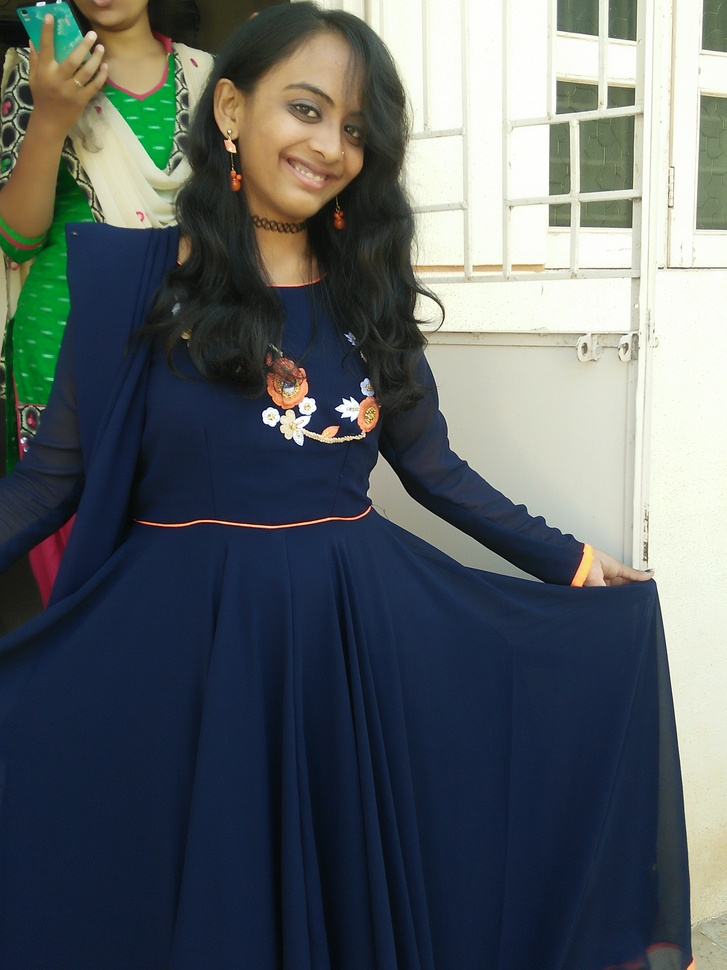
#> input picture FaceImg.jpg, 727 x 970 px, shrunk from 3120 x 4160 before the run, given in place of the camera
$ python 'Face Detaction via web cam.py'   (older library calls are emulated)
#> lines starting #> are read from the running program, lines starting #| are printed output that depends on the picture
import cv2
video = cv2.VideoCapture(0, cv2.CAP_DSHOW)

check,frame = video.read()
#> frame is the input picture: shape (970, 727, 3); mean B, G, R 99.8, 97.6, 90.4
print(check)
#| True
print(frame)
#> (printed output is left out)
first_frame = None
status_list = [None,None]
times = []
a=1
while True:
    a=a+1
    check,frame=video.read()
    print(frame)
#> (printed output is left out)
    gray = cv2.cvtColor(frame,cv2.COLOR_BGR2GRAY)
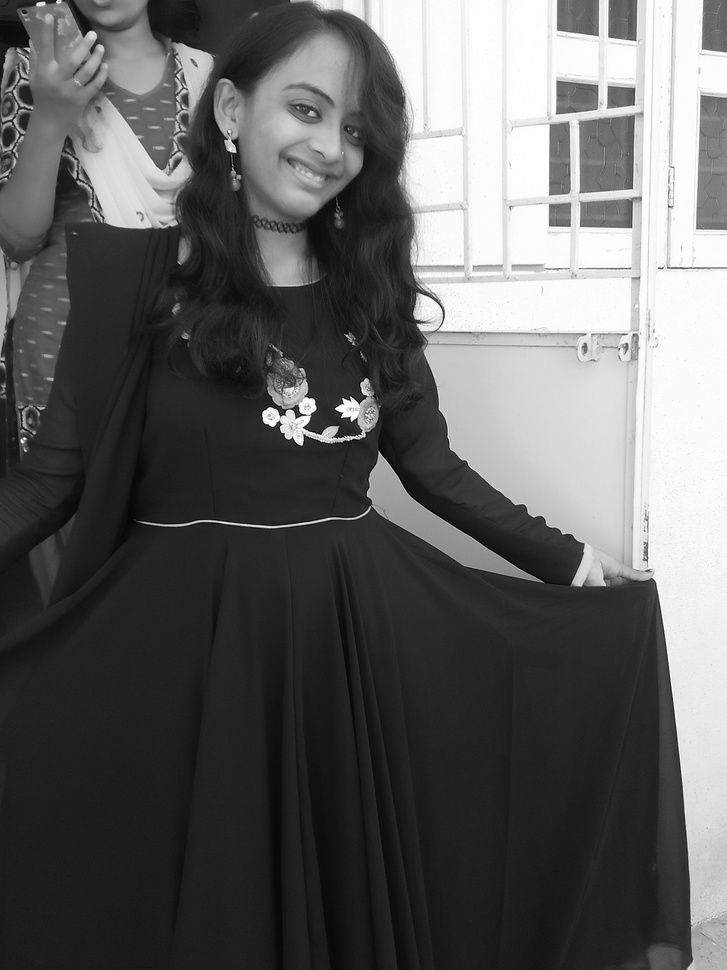
#> gray: shape (970, 727); min 0, max 255, mean 95.7
    gray = cv2.GaussianBlur(gray,(21,21),0)
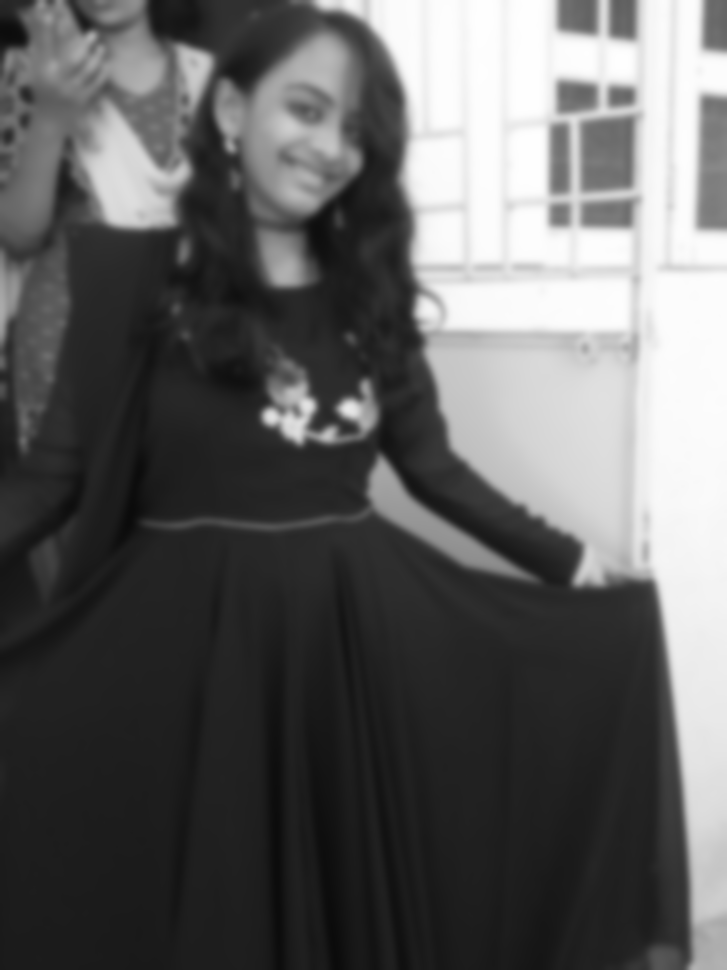
#> gray: shape (970, 727); min 11, max 254, mean 95.7
    if first_frame is None:
        first_frame = gray
        continue
    delta_frame = cv2.absdiff(first_frame,gray)
    thresh_delta = cv2.threshold(delta_frame,30,255,cv2.THRESH_BINARY)[1]
    thresh_delta = cv2.dilate(thresh_delta,None,iterations=0)
    (_,cnts,_)=cv2.findContours(thresh_delta.copy(),cv2.RETR_EXTERNAL,cv2.CHAIN_APPROX_SIMPLE)
    for contour in cnts:
        if cv2.contourArea(contour)<1000:
            continue
        (x,y,w,h) = cv2.boundingRect(contour)
        cv2.rectangle(frame,(x,y),(x+w,x+h),(0,255,0),3)
    cv2.imshow('frame',frame)
    cv2.imshow('capturing',gray)
    cv2.imshow('delta',delta_frame)
    cv2.imshow('thresh',thresh_delta)
    key = cv2.waitKey(1)
    if key == ord('q'):
        break
video.release()
cv2.destroyAllWindows()
